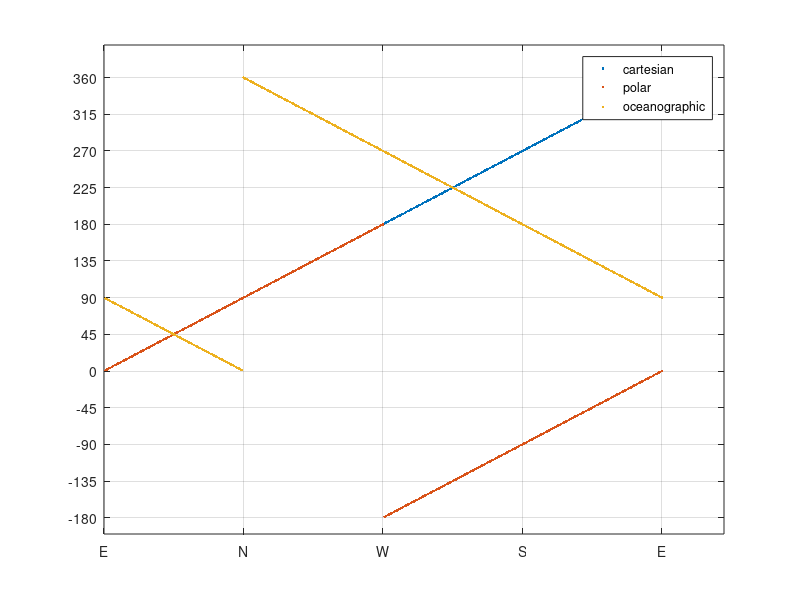

Reproduce this figure in MATLAB.
% guide to directions

%% defining directions

%%% "CARTESIAN" - 0/360 at east, 90 at north, 180 at west, 270 at south
cart = [1:360];

%%% "POLAR"  - 0 at east, 90 at north, 180/-180 at west, -90 at south
pola = [1:180 -179:0];

%%% "OCEANOGRAPHIC" - 90 at east, 0/360 at north, 270 at west, 180 at south
%%% angles indicate direction FROM
ocea = [89:-1:1 360:-1:90];

%%% "METEOROLOGICAL" - 90 at east, 0/360 at north, 270 at west, 180 at south
%%% angles indicate direction TOWARDS
mete = [89:-1:1 360:-1:90];
% ocdir = metdir-180;
% ocdir(ocdir<0) = ocdir(ocdir<0) + 360;

figure(1); clf; hold on 
plot(cart, '.', 'DisplayName', 'cartesian')
plot(pola, '.', 'DisplayName', 'polar')
plot(ocea, '.', 'DisplayName', 'oceanographic')
% plot(mete, '.', 'DisplayName', 'meteorological')
yticks([-180:45:360]);
grid on; box on;
xticks([0:90:360])
set(gca, 'XTickLabel', {'E', 'N', 'W', 'S'})
legend;

%% conversions

%%% CARTESIAN TO POLAR
cart2pola = cart;
cart2pola(cart2pola>180) = cart2pola(cart2pola>180)-360;
% figure(2); clf; hold on; plot(cart2pol, '.'); plot(pola, '.')
% yticks([-180:45:360]); grid on; box on; xticks([0:90:360]); set(gca, 'XTickLabel', {'E', 'N', 'W', 'S'})

%%% POLAR TO CARTESIAN
pola2cart = pola;
pola2cart(pola<0) = pola2cart(pola<0)+360;
% figure(2); clf; hold on; plot(pola2cart, '.'); plot(cart, '.')
% yticks([-180:45:360]); grid on; box on; xticks([0:90:360]); set(gca, 'XTickLabel', {'E', 'N', 'W', 'S'})


%%% CARTESIAN TO OCEANOGRAPHIC
cart2ocea = cart;
cart2ocea = 450-cart2ocea;
cart2ocea(cart2ocea>360) = cart2ocea(cart2ocea>360)-360;
% figure(2); clf; hold on; plot(cart2ocea, '.'); plot(ocea, '.')
% yticks([-180:45:360]); grid on; box on; xticks([0:90:360]); set(gca, 'XTickLabel', {'E', 'N', 'W', 'S'})

%%% OCEANOGRAPHIC TO CARTESIAN
ocea2cart = ocea;
ocea2cart = 450-ocea2cart;
ocea2cart(ocea2cart>360) = ocea2cart(ocea2cart>360)-360;
% figure(2); clf; hold on; plot(ocea2cart, '.'); plot(cart, '.')
% yticks([-180:45:360]); grid on; box on; xticks([0:90:360]); set(gca, 'XTickLabel', {'E', 'N', 'W', 'S'})


%%% METEOROLOGICAL TO OCEANOGRAPHIC (and vis versa?)
mete2ocea = mete;
mete2ocea = mete2ocea-180;
mete2ocea(mete2ocea<0) = mete2ocea(mete2ocea<0)+360;
% figure(2); clf; hold on; plot(mete2ocea, '.'); plot(ocea, '.')
% yticks([-180:45:360]); grid on; box on; xticks([0:90:360]); set(gca, 'XTickLabel', {'E', 'N', 'W', 'S'})


